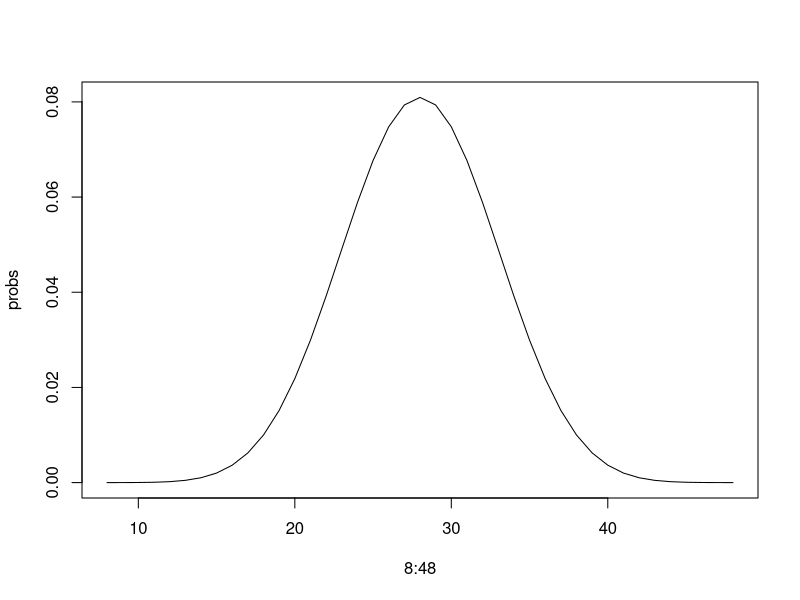
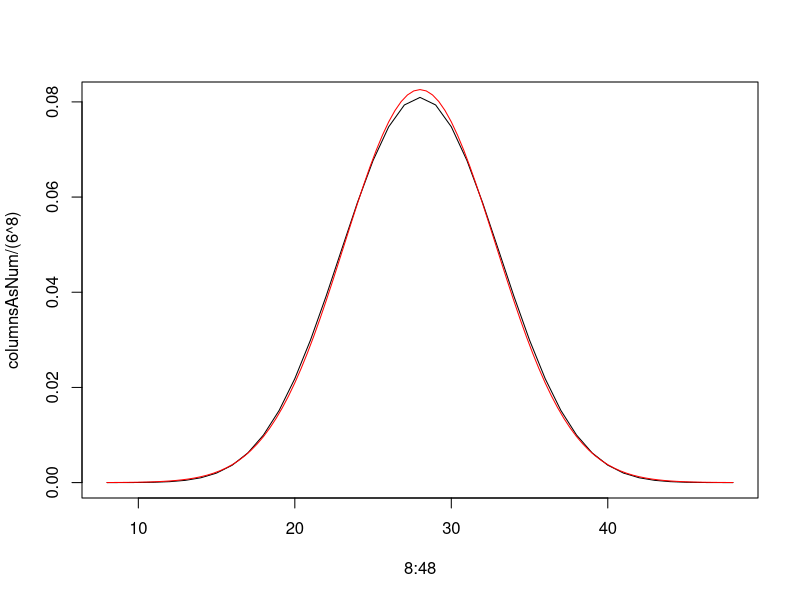

Here is the R script that generated these plots, in order:
# setwd("Workshop/Week7")
# cleanup
rm(list=ls())

die <- c(1,2,3,4,5,6)
die8 <- expand.grid(die,die,die,die,die,die,die,die)
columns <- table(die8[,1]+die8[,2]+die8[,3]+die8[,4]+die8[,5]+die8[,6]+die8[,7]+die8[,8])
columnsAsNum <- as.double(unname(columns))
sumOfCols <- sum(columnsAsNum)
probs <- columnsAsNum/sumOfCols

plot(8:48, probs, type = 'l')
plot(8:48, columnsAsNum/(6^8), type = "l")

mean(rowSums(die8))
mu <- mean(rowSums(die8)) # 28
sigma <- sd(rowSums(die8)) # 4.83046

curve(dnorm(x, mu, sigma), add = TRUE, col="red")
# matches!
